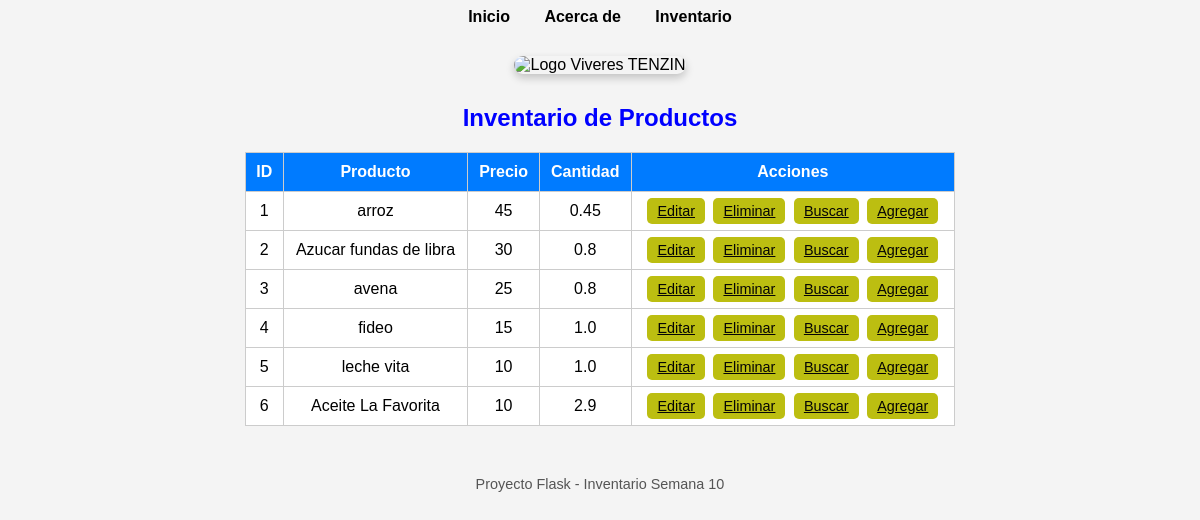
The app's page /inventario, older data.
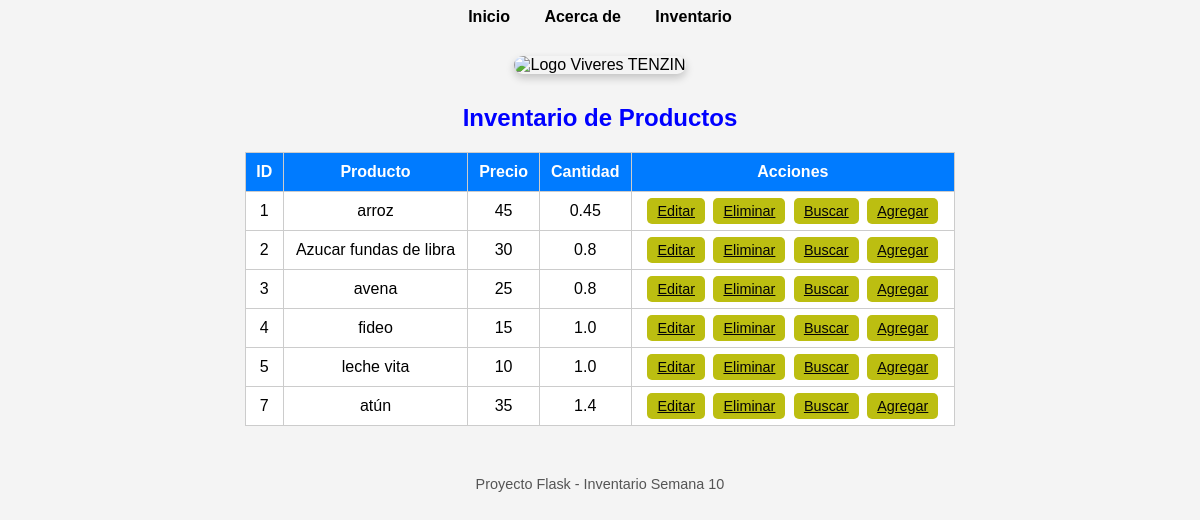
The same page, newer data.
### tables this page shows
CREATE TABLE productos (
        id INTEGER PRIMARY KEY AUTOINCREMENT,
        nombre TEXT NOT NULL,
        cantidad INTEGER NOT NULL,
        precio REAL NOT NULL
    );

### app.py (the view)
@app.route("/inventario")
def inventario():
    productos = obtener_productos()
    return render_template("inventario.html", productos=productos)

### app.py (called while the page is built)
def obtener_productos():
    conn = sqlite3.connect("inventario.db")
    cursor = conn.cursor()
    cursor.execute("SELECT * FROM productos")
    productos = cursor.fetchall()
    conn.close()
    return productos

### templates/inventario.html (shortened to what this page needs)
<!DOCTYPE html>
<html lang="es">
<head>
    <link rel="stylesheet" href="{{ url_for('static', filename='styles.css') }}">
</head>
<body>
    <nav>
        <a href="/">Inicio</a>
        <a href="/about">Acerca de</a>
        <a href="/inventario">Inventario</a>
    </nav>
    <div class="logo-portada">
        <img src="{{ url_for('static', filename='logo.png') }}" alt="Logo Viveres TENZIN">
    </div>
    <h2 class="titulo-inventario">Inventario de Productos</h2>
    <table>
        <tr>
            <th>ID</th>
            <th>Producto</th>
            <th>Precio</th>
            <th>Cantidad</th>
            <th>Acciones</th>
        </tr>
        {% for producto in productos %}
        <tr>
            <td>{{ producto[0] }}</td>
            <td>{{ producto[1] }}</td>
            <td>{{ producto[2] }}</td>
            <td>{{ producto[3] }}</td>
            <td>
                <a href="{{ url_for('editar', id=producto[0]) }}" class="btn-accion">Editar</a>
                <a href="{{ url_for('eliminar', id=producto[0]) }}" class="btn-accion">Eliminar</a>
                <a href="{{ url_for('buscar') }}" class="btn-accion">Buscar</a>
                <a href="{{ url_for('agregar') }}" class="btn-accion">Agregar</a>
            </td>
        </tr>
        {% endfor %}
    </table>
    <footer class="footer-principal">
        Proyecto Flask - Inventario Semana 10
    </footer>
</body>
</html>

### static/styles.css (style rules this page uses)
body { font-family: Arial, sans-serif; background-color: #f4f4f4; }
.titulo-inventario { text-align: center; color: blue; font-weight: bold; margin-bottom: 20px; }
nav { text-align: center; margin-bottom: 20px; }
nav a { margin: 0 15px; text-decoration: none; color: black; font-weight: bold; }
table { margin: auto; border-collapse: collapse; width: 60%; background-color: white; }
th, td { border: 1px solid #ccc; padding: 10px; text-align: center; }
th { background-color: #007BFF; color: white; }
.logo-portada { text-align: center; margin: 30px 0; }
.logo-portada img { max-width: 300px; border-radius: 10px; box-shadow: 0 4px 8px rgba(0,0,0,0.2); }
.footer-principal { text-align: center; font-size: 0.9em; color: #555; margin-top: 50px; }
.btn-accion { margin: 2px; padding: 5px 10px; font-size: 0.9em; border: none; border-radius: 5px; cursor: pointer; background-color: #bcbe11; color: rgb(5, 5, 5); }

Row changes from the older to the newer data that the page shows:
removed productos: id "6", nombre "Aceite La Favorita", cantidad "10", precio "2.9"
added productos: id "7", nombre "atún", cantidad "35", precio "1.4"
